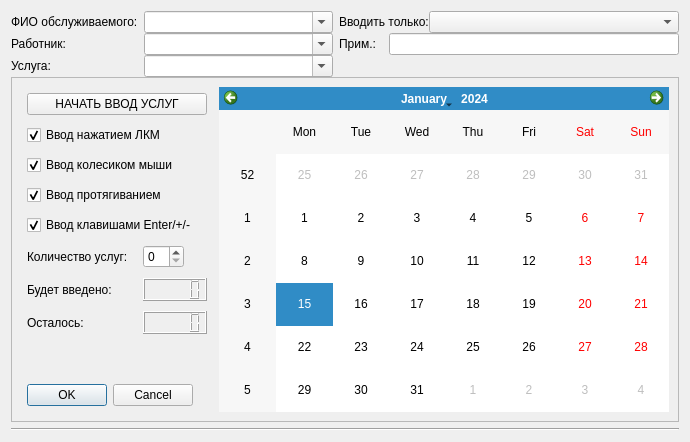
                <widget class="QWidget" name="widget_2" native="true">
                 <layout class="QGridLayout" name="gridLayout_58">
                  <item row="1" column="0">
                   <widget class="Line" name="line_2">
                    <property name="orientation">
                     <enum>Qt::Horizontal</enum>
                    </property>
                   </widget>
                  </item>
                  <item row="0" column="0">
                   <layout class="QGridLayout" name="gridLayout_15">
                    <property name="verticalSpacing">
                     <number>0</number>
                    </property>
                    <item row="2" column="4">
                     <layout class="QHBoxLayout" name="horizontalLayout_19"/>
                    </item>
                    <item row="1" column="0">
                     <widget class="QLabel" name="label_43">
                      <property name="sizePolicy">
                       <sizepolicy hsizetype="Fixed" vsizetype="Preferred">
                        <horstretch>0</horstretch>
                        <verstretch>0</verstretch>
                       </sizepolicy>
                      </property>
                      <property name="text">
                       <string>Работник:</string>
                      </property>
                     </widget>
                    </item>
                    <item row="0" column="1" colspan="3">
                     <widget class="myQComboBox" name="cbx_1__dep_has_ufio__3">
                      <property name="sizePolicy">
                       <sizepolicy hsizetype="Expanding" vsizetype="Fixed">
                        <horstretch>0</horstretch>
                        <verstretch>0</verstretch>
                       </sizepolicy>
                      </property>
                      <property name="editable">
                       <bool>true</bool>
                      </property>
                     </widget>
                    </item>
                    <item row="4" column="0" colspan="5">
                     <widget class="QFrame" name="frame_10">
                      <property name="frameShape">
                       <enum>QFrame::StyledPanel</enum>
                      </property>
                      <property name="frameShadow">
                       <enum>QFrame::Raised</enum>
                      </property>
                      <layout class="QHBoxLayout" name="horizontalLayout_22">
                       <item>
                        <widget class="QFrame" name="frame">
                         <property name="sizePolicy">
                          <sizepolicy hsizetype="Fixed" vsizetype="Preferred">
                           <horstretch>0</horstretch>
                           <verstretch>0</verstretch>
                          </sizepolicy>
                         </property>
                         <layout class="QGridLayout" name="gridLayout_36">
                          <property name="leftMargin">
                           <number>6</number>
                          </property>
                          <property name="topMargin">
                           <number>6</number>
                          </property>
                          <property name="rightMargin">
                           <number>6</number>
                          </property>
                          <property name="bottomMargin">
                           <number>6</number>
                          </property>
                          <property name="spacing">
                           <number>10</number>
                          </property>
                          <item row="14" column="0">
                           <spacer name="verticalSpacer">
                            <property name="orientation">
                             <enum>Qt::Vertical</enum>
                            </property>
                            <property name="sizeHint" stdset="0">
                             <size>
                              <width>20</width>
                              <height>40</height>
                             </size>
                            </property>
                           </spacer>
                          </item>
                          <item row="6" column="0">
                           <widget class="QLabel" name="label_37">
                            <property name="sizePolicy">
                             <sizepolicy hsizetype="Minimum" vsizetype="Preferred">
                              <horstretch>0</horstretch>
                              <verstretch>0</verstretch>
                             </sizepolicy>
                            </property>
                            <property name="text">
                             <string>Количество услуг:</string>
                            </property>
                           </widget>
                          </item>
                          <item row="11" column="0">
                           <widget class="QLabel" name="lbl_input_serv">
                            <property name="text">
                             <string>Будет введено:</string>
                            </property>
                           </widget>
                          </item>
                          <item row="2" column="0" colspan="2">
                           <widget class="QCheckBox" name="chk_mouse_left">
                            <property name="text">
                             <string>Ввод нажатием ЛКМ</string>
                            </property>
                            <property name="checked">
                             <bool>true</bool>
                            </property>
                           </widget>
                          </item>
                          <item row="4" column="0" colspan="2">
                           <widget class="QCheckBox" name="chk_continue_input">
                            <property name="text">
                             <string>Ввод протягиванием</string>
                            </property>
                            <property name="checked">
                             <bool>true</bool>
                            </property>
                           </widget>
                          </item>
                          <item row="11" column="1">
                           <widget class="QLCDNumber" name="lcd_serv_num">
                            <property name="autoFillBackground">
                             <bool>false</bool>
                            </property>
                           </widget>
                          </item>
                          <item row="18" column="0" colspan="2">
                           <widget class="QDialogButtonBox" name="buttonBox">
                            <property name="sizePolicy">
                             <sizepolicy hsizetype="Fixed" vsizetype="Fixed">
                              <horstretch>0</horstretch>
                              <verstretch>0</verstretch>
                             </sizepolicy>
                            </property>
                            <property name="standardButtons">
                             <set>QDialogButtonBox::Cancel|QDialogButtonBox::Ok</set>
                            </property>
                           </widget>
                          </item>
                          <item row="1" column="0" colspan="2">
                           <widget class="QPushButton" name="pb_start_serv_add">
                            <property name="sizePolicy">
                             <sizepolicy hsizetype="Fixed" vsizetype="Fixed">
                              <horstretch>0</horstretch>
                              <verstretch>0</verstretch>
                             </sizepolicy>
                            </property>
                            <property name="minimumSize">
                             <size>
                              <width>180</width>
                              <height>0</height>
                             </size>
                            </property>
                            <property name="baseSize">
                             <size>
                              <width>160</width>
                              <height>64</height>
                             </size>
                            </property>
                            <property name="styleSheet">
                             <string notr="true">  QPushButton:checked { background-color: red; 
text: bold;
color: white;
border: none; 
 background-color: qlineargradient(x1: 0, y1: 0, x2: 0, y2: 1,
                                        stop: 0 #ff0b0e, stop: 1 #ff979a);
    
}</string>
                            </property>
                            <property name="text">
                             <string>НАЧАТЬ ВВОД УСЛУГ</string>
                            </property>
                            <property name="checkable">
                             <bool>true</bool>
                            </property>
                            <property name="default">
                             <bool>false</bool>
                            </property>
                            <property name="flat">
                             <bool>false</bool>
                            </property>
                           </widget>
                          </item>
                          <item row="3" column="0" colspan="2">
                           <widget class="QCheckBox" name="chk_wheel">
                            <property name="text">
                             <string>Ввод колесиком мыши</string>
                            </property>
                            <property name="checked">
                             <bool>true</bool>
                            </property>
                           </widget>
                          </item>
                          <item row="12" column="0">
                           <widget class="QLabel" name="label_66">
                            <property name="text">
                             <string>Осталось:</string>
                            </property>
                           </widget>
                          </item>
                          <item row="6" column="1">
                           <widget class="QSpinBox" name="qleAmount2">
                            <property name="sizePolicy">
                             <sizepolicy hsizetype="Fixed" vsizetype="Fixed">
                              <horstretch>0</horstretch>
                              <verstretch>0</verstretch>
                             </sizepolicy>
                            </property>
                            <property name="minimumSize">
                             <size>
                              <width>0</width>
                              <height>0</height>
                             </size>
                            </property>
                            <property name="maximum">
                             <number>20</number>
                            </property>
                            <property name="value">
                             <number>0</number>
                            </property>
                           </widget>
                          </item>
                          <item row="12" column="1">
                           <widget class="QLCDNumber" name="lcdNumber"/>
                          </item>
                          <item row="5" column="0" colspan="2">
                           <widget class="QCheckBox" name="chk_enter_input">
                            <property name="sizePolicy">
                             <sizepolicy hsizetype="Minimum" vsizetype="Fixed">
                              <horstretch>0</horstretch>
                              <verstretch>0</verstretch>
                             </sizepolicy>
                            </property>
                            <property name="text">
                             <string>Ввод клавишами Enter/+/-</string>
                            </property>
                            <property name="checked">
                             <bool>true</bool>
                            </property>
                           </widget>
                          </item>
                         </layout>
                        </widget>
                       </item>
                       <item>
                        <widget class="myQCalendar" name="clndr__dep_has_main_raw__where_calendar">
                         <property name="sizePolicy">
                          <sizepolicy hsizetype="Expanding" vsizetype="MinimumExpanding">
                           <horstretch>0</horstretch>
                           <verstretch>0</verstretch>
                          </sizepolicy>
                         </property>
                         <property name="minimumSize">
                          <size>
                           <width>450</width>
                           <height>240</height>
                          </size>
                         </property>
                         <property name="my_test" stdset="0">
                          <string>123456789</string>
                         </property>
                        </widget>
                       </item>
                      </layout>
                     </widget>
                    </item>
                    <item row="0" column="0">
                     <widget class="QLabel" name="label_40">
                      <property name="sizePolicy">
                       <sizepolicy hsizetype="Fixed" vsizetype="Preferred">
                        <horstretch>0</horstretch>
                        <verstretch>0</verstretch>
                       </sizepolicy>
                      </property>
                      <property name="minimumSize">
                       <size>
                        <width>0</width>
                        <height>0</height>
                       </size>
                      </property>
                      <property name="text">
                       <string>ФИО обслуживаемого:</string>
                      </property>
                     </widget>
                    </item>
                    <item row="0" column="4">
                     <layout class="QHBoxLayout" name="horizontalLayout_21">
                      <item>
                       <widget class="QLabel" name="label_70">
                        <property name="sizePolicy">
                         <sizepolicy hsizetype="Fixed" vsizetype="Preferred">
                          <horstretch>0</horstretch>
                          <verstretch>0</verstretch>
                         </sizepolicy>
                        </property>
                        <property name="text">
                         <string>Вводить только:</string>
                        </property>
                       </widget>
                      </item>
                      <item>
                       <widget class="myQComboBox" name="cbx_1_ui_select_fiolist__3">
                        <property name="minimumSize">
                         <size>
                          <width>250</width>
                          <height>0</height>
                         </size>
                        </property>
                       </widget>
                      </item>
                     </layout>
                    </item>
                    <item row="2" column="1" colspan="3">
                     <widget class="myQComboBox" name="cbx_1__serv_activ__dis_total__2">
                      <property name="sizePolicy">
                       <sizepolicy hsizetype="Expanding" vsizetype="Fixed">
                        <horstretch>0</horstretch>
                        <verstretch>0</verstretch>
                       </sizepolicy>
                      </property>
                      <property name="editable">
                       <bool>true</bool>
                      </property>
                     </widget>
                    </item>
                    <item row="3" column="4">
                     <layout class="QHBoxLayout" name="horizontalLayout_17"/>
                    </item>
                    <item row="1" column="4">
                     <layout class="QHBoxLayout" name="horizontalLayout_18">
                      <item>
                       <widget class="QLabel" name="label_67">
                        <property name="sizePolicy">
                         <sizepolicy hsizetype="Minimum" vsizetype="Preferred">
                          <horstretch>0</horstretch>
                          <verstretch>0</verstretch>
                         </sizepolicy>
                        </property>
                        <property name="maximumSize">
                         <size>
                          <width>50</width>
                          <height>16777215</height>
                         </size>
                        </property>
                        <property name="text">
                         <string>Прим.:</string>
                        </property>
                       </widget>
                      </item>
                      <item>
                       <widget class="myQLineEdit" name="qleNote2">
                        <property name="sizePolicy">
                         <sizepolicy hsizetype="Preferred" vsizetype="Fixed">
                          <horstretch>0</horstretch>
                          <verstretch>0</verstretch>
                         </sizepolicy>
                        </property>
                        <property name="minimumSize">
                         <size>
                          <width>250</width>
                          <height>0</height>
                         </size>
                        </property>
                        <property name="maximumSize">
                         <size>
                          <width>16777215</width>
                          <height>16777215</height>
                         </size>
                        </property>
                        <property name="baseSize">
                         <size>
                          <width>0</width>
                          <height>0</height>
                         </size>
                        </property>
                        <property name="readOnly">
                         <bool>true</bool>
                        </property>
                       </widget>
                      </item>
                     </layout>
                    </item>
                    <item row="2" column="0">
                     <widget class="QLabel" name="label_41">
                      <property name="sizePolicy">
                       <sizepolicy hsizetype="Fixed" vsizetype="Preferred">
                        <horstretch>0</horstretch>
                        <verstretch>0</verstretch>
                       </sizepolicy>
                      </property>
                      <property name="text">
                       <string>Услуга:</string>
                      </property>
                     </widget>
                    </item>
                    <item row="1" column="1" colspan="3">
                     <widget class="myQComboBox" name="cbx_1__dep_has_worker__2">
                      <property name="enabled">
                       <bool>true</bool>
                      </property>
                      <property name="editable">
                       <bool>true</bool>
                      </property>
                     </widget>
                    </item>
                   </layout>
                  </item>
                 </layout>
                </widget>
